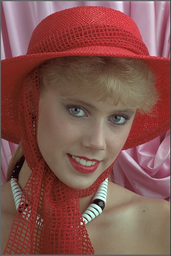
#> input picture hw12/source/kodim04.png, 171 x 256 px, shrunk from 512 x 768 before the run
$ python 7111056081-06.py
#> lines starting #> are read from the running program, lines starting #| are printed output that depends on the picture
print("start")
import numpy as np
import cv2
import os
import random
import math


def sol(source_pic,enc_pic,dec_pic):
#> called with source_pic = './source/kodim04.png', enc_pic = './encryp/kodim04.png', dec_pic = './decryp/kodim04.png'
    answer=[]
    source_img = cv2.imread(source_pic)
#> source_img is the input picture: shape (256, 171, 3); mean B, G, R 78.4, 84.2, 131.9
    M=len(source_img)
#> M = 256
    N=len(source_img[0])
#> N = 171
    print(type(source_img[0]))
#| <class 'numpy.ndarray'>
    K=24
    print(M,N,K)
#| 256 171 24
    bz=2
    rz=14
    cz=int((rz*M)/math.gcd(M,N))
#> cz = 3584
    bx=6
    rx=18
    cx=int((rx*M)/math.gcd(M,N))
#> cx = 4608
    by=10
    ry=12
    cy=int((ry*M)/math.gcd(M,N))
#> cy = 3072
    iter_num=5
    print(cz,cx,cy)
#| 3584 4608 3072
    Sz_matric=[[1,bz,0],[cz,1+bz*cz,0],[0,0,1]]
#> Sz_matric = [[1, 2, 0], [3584, 7169, 0], [0, 0, 1]]
    Sx_matric=[[1,0,0],[0,1,bx],[0,cx,1+bz*cx]]
#> Sx_matric = [[1, 0, 0], [0, 1, 6], [0, 4608, 9217]]
    Sy_matric=[[1+by*cy,0,cy],[0,1,0],[by,0,1]]
#> Sy_matric = [[30721, 0, 3072], [0, 1, 0], [10, 0, 1]]
    print(Sz_matric)
#| [[1, 2, 0], [3584, 7169, 0], [0, 0, 1]]
    print(Sx_matric)
#| [[1, 0, 0], [0, 1, 6], [0, 4608, 9217]]
    print(Sy_matric)
#| [[30721, 0, 3072], [0, 1, 0], [10, 0, 1]]
    print(type(source_img[75][56][0]))
#| <class 'numpy.uint8'>
    for height in source_img:
        wid_ans=[]
        for  width in height:
            output=width.astype(int)

            for i in range(iter_num):
                #print(width)
                output = np.dot(Sz_matric, output)

                output[0]=output[0]%N
                output[1]=output[1]%M
                output[2]=output[2]%K

                output = np.dot(Sx_matric, output)
                output[0]=output[0]%N
                output[1]=output[1]%M
                output[2]=output[2]%K

                output = np.dot(Sy_matric, output)
                output[0]=output[0]%N
                output[1]=output[1]%M
                output[2]=output[2]%K
                # [5 lines of commented-out code are left out]
            wid_ans.append(output)
        answer.append(wid_ans)
#> after the loop, answer = 256 items
    answer=np.array(answer)
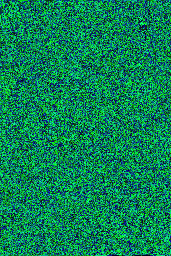
#> answer: shape (256, 171, 3) int64; mean of channels 0, 1, 2 84.8, 129.9, 11.5; drawn as B, G, R
    cv2.imwrite(enc_pic,answer)
    print("finish encrypt")


    answer=[]
    source_img = cv2.imread(enc_pic)
    Sz_inverse_matric=[[1,-bz,0],[-cz,1,0],[0,0,1]]
#> Sz_inverse_matric = [[1, -2, 0], [-3584, 1, 0], [0, 0, 1]]
    Sx_inverse_matric=[[1,0,0],[0,1,-bx],[0,-cx,1]]
#> Sx_inverse_matric = [[1, 0, 0], [0, 1, -6], [0, -4608, 1]]
    Sy_inverse_matric=[[1,0,-cy],[0,1,0],[-by,0,1]]
#> Sy_inverse_matric = [[1, 0, -3072], [0, 1, 0], [-10, 0, 1]]
    print(Sz_inverse_matric)
#| [[1, -2, 0], [-3584, 1, 0], [0, 0, 1]]
    print(Sx_inverse_matric)
#| [[1, 0, 0], [0, 1, -6], [0, -4608, 1]]
    print(Sy_inverse_matric)
#| [[1, 0, -3072], [0, 1, 0], [-10, 0, 1]]
    for height in source_img:
        wid_ans=[]
        for  width in height:
            output=width.astype(int)

            for i in range(iter_num):
                #print(width)
                output = np.dot(Sy_inverse_matric, output)

                output[0]=output[0]%N
                output[1]=output[1]
                output[2]=output[2]%K

                output = np.dot(Sx_inverse_matric, output)
                output[0]=output[0]
                output[1]=output[1]%M
                output[2]=output[2]%K

                output = np.dot(Sz_inverse_matric, output)
                output[0]=output[0]%N
                output[1]=output[1]%M
                output[2]=output[2]
                # [5 lines of commented-out code are left out]
            wid_ans.append(output)
        answer.append(wid_ans)
    answer=np.array(answer)
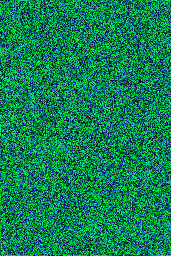
#> answer: shape (256, 171, 3) int64; mean of channels 0, 1, 2 84.5, 126.6, 11.6; drawn as B, G, R
    cv2.imwrite(dec_pic,answer)
    print("finish decrypt")

if __name__ == "__main__":
    sol("./source/kodim04.png","./encryp/kodim04.png","./decryp/kodim04.png")
    source_img = cv2.imread("./source/kodim04.png")
    # [5 lines of commented-out code are left out]

$ run again, with hw12/decryp/kodim07.png copied over hw12/source/kodim04.png
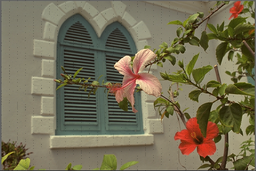
#> input picture hw12/decryp/kodim07.png, 256 x 171 px, shrunk from 768 x 512 before the run
#> in sol, source_img is the input picture: shape (171, 256, 3); mean B, G, R 85.2, 110.4, 117.2
#> M = 171
#> N = 256
#| <class 'numpy.ndarray'>
#| 171 256 24
#> cz = 2394
#> cx = 3078
#> cy = 2052
#| 2394 3078 2052
#> Sz_matric = [[1, 2, 0], [2394, 4789, 0], [0, 0, 1]]
#> Sx_matric = [[1, 0, 0], [0, 1, 6], [0, 3078, 6157]]
#> Sy_matric = [[20521, 0, 2052], [0, 1, 0], [10, 0, 1]]
#| [[1, 2, 0], [2394, 4789, 0], [0, 0, 1]]
#| [[1, 0, 0], [0, 1, 6], [0, 3078, 6157]]
#| [[20521, 0, 2052], [0, 1, 0], [10, 0, 1]]
#| <class 'numpy.uint8'>
#> after the loop in sol, `for height in source_img:`: answer = 171 items
#> in sol, `answer=np.array(answer)`:
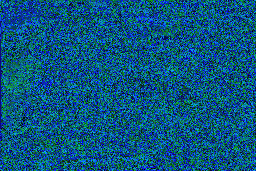
#> answer: shape (171, 256, 3) int64; mean of channels 0, 1, 2 127.3, 85.5, 11.5; drawn as B, G, R
#> Sz_inverse_matric = [[1, -2, 0], [-2394, 1, 0], [0, 0, 1]]
#> Sx_inverse_matric = [[1, 0, 0], [0, 1, -6], [0, -3078, 1]]
#> Sy_inverse_matric = [[1, 0, -2052], [0, 1, 0], [-10, 0, 1]]
#| [[1, -2, 0], [-2394, 1, 0], [0, 0, 1]]
#| [[1, 0, 0], [0, 1, -6], [0, -3078, 1]]
#| [[1, 0, -2052], [0, 1, 0], [-10, 0, 1]]
#> in sol, `answer=np.array(answer)`:
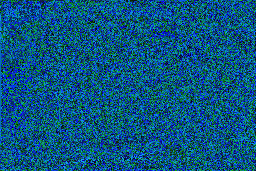
#> answer: shape (171, 256, 3) int64; mean of channels 0, 1, 2 128.1, 85.1, 11.3; drawn as B, G, R

$ run again, with hw12/decryp/kodim19.png copied over hw12/source/kodim04.png
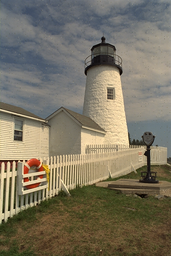
#> input picture hw12/decryp/kodim19.png, 171 x 256 px, shrunk from 512 x 768 before the run
#> in sol, source_img is the input picture: shape (256, 171, 3); mean B, G, R 98, 115.4, 122.4
#> M = 256
#> N = 171
#| <class 'numpy.ndarray'>
#| 256 171 24
#> cz = 3584
#> cx = 4608
#> cy = 3072
#| 3584 4608 3072
#> Sz_matric = [[1, 2, 0], [3584, 7169, 0], [0, 0, 1]]
#> Sx_matric = [[1, 0, 0], [0, 1, 6], [0, 4608, 9217]]
#> Sy_matric = [[30721, 0, 3072], [0, 1, 0], [10, 0, 1]]
#| [[1, 2, 0], [3584, 7169, 0], [0, 0, 1]]
#| [[1, 0, 0], [0, 1, 6], [0, 4608, 9217]]
#| [[30721, 0, 3072], [0, 1, 0], [10, 0, 1]]
#| <class 'numpy.uint8'>
#> after the loop in sol, `for height in source_img:`: answer = 256 items
#> in sol, `answer=np.array(answer)`:
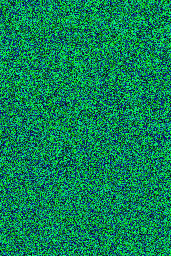
#> answer: shape (256, 171, 3) int64; mean of channels 0, 1, 2 84.5, 130.3, 11.5; drawn as B, G, R
#> Sz_inverse_matric = [[1, -2, 0], [-3584, 1, 0], [0, 0, 1]]
#> Sx_inverse_matric = [[1, 0, 0], [0, 1, -6], [0, -4608, 1]]
#> Sy_inverse_matric = [[1, 0, -3072], [0, 1, 0], [-10, 0, 1]]
#| [[1, -2, 0], [-3584, 1, 0], [0, 0, 1]]
#| [[1, 0, 0], [0, 1, -6], [0, -4608, 1]]
#| [[1, 0, -3072], [0, 1, 0], [-10, 0, 1]]
#> in sol, `answer=np.array(answer)`:
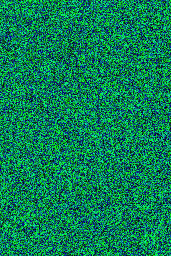
#> answer: shape (256, 171, 3) int64; mean of channels 0, 1, 2 84.8, 126.3, 11.4; drawn as B, G, R

$ run again, with hw12/decryp/kodim22.png copied over hw12/source/kodim04.png
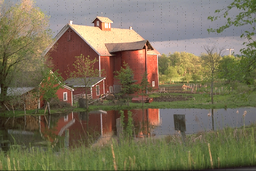
#> input picture hw12/decryp/kodim22.png, 256 x 171 px, shrunk from 768 x 512 before the run
#> in sol, source_img is the input picture: shape (171, 256, 3); mean B, G, R 88.4, 112.1, 121.4
#> M = 171
#> N = 256
#| <class 'numpy.ndarray'>
#| 171 256 24
#> cz = 2394
#> cx = 3078
#> cy = 2052
#| 2394 3078 2052
#> Sz_matric = [[1, 2, 0], [2394, 4789, 0], [0, 0, 1]]
#> Sx_matric = [[1, 0, 0], [0, 1, 6], [0, 3078, 6157]]
#> Sy_matric = [[20521, 0, 2052], [0, 1, 0], [10, 0, 1]]
#| [[1, 2, 0], [2394, 4789, 0], [0, 0, 1]]
#| [[1, 0, 0], [0, 1, 6], [0, 3078, 6157]]
#| [[20521, 0, 2052], [0, 1, 0], [10, 0, 1]]
#| <class 'numpy.uint8'>
#> after the loop in sol, `for height in source_img:`: answer = 171 items
#> in sol, `answer=np.array(answer)`:
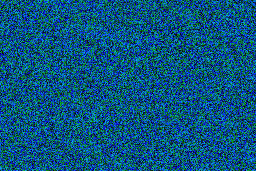
#> answer: shape (171, 256, 3) int64; mean of channels 0, 1, 2 127, 84.7, 11.3; drawn as B, G, R
#> Sz_inverse_matric = [[1, -2, 0], [-2394, 1, 0], [0, 0, 1]]
#> Sx_inverse_matric = [[1, 0, 0], [0, 1, -6], [0, -3078, 1]]
#> Sy_inverse_matric = [[1, 0, -2052], [0, 1, 0], [-10, 0, 1]]
#| [[1, -2, 0], [-2394, 1, 0], [0, 0, 1]]
#| [[1, 0, 0], [0, 1, -6], [0, -3078, 1]]
#| [[1, 0, -2052], [0, 1, 0], [-10, 0, 1]]
#> in sol, `answer=np.array(answer)`:
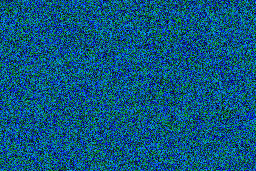
#> answer: shape (171, 256, 3) int64; mean of channels 0, 1, 2 127.4, 86.4, 11.4; drawn as B, G, R
